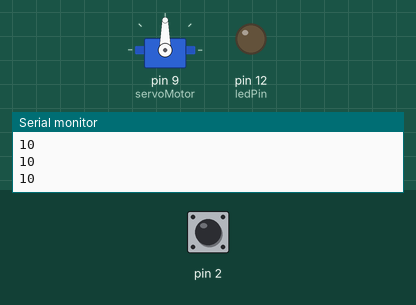
The sketch below on a simulated Arduino Uno, built with avr-gcc and run on an emulated ATmega328P. On the bench: servo, output pins drawn as LEDs (lit = HIGH), the last lines printed to the serial monitor. Dashed ring = blinking. The inputs (shaded band) are chosen by the test bench; at power-on: pin 2 HIGH.

Above: at 1.2 s.
1.3 s: pin 2 pulled LOW for 0.15 s
At 1.8 s:
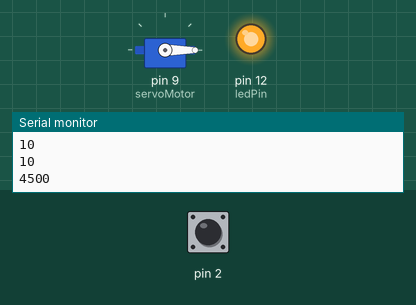
4.4 s: pin 2 pulled LOW for 1 s
At 6.2 s:
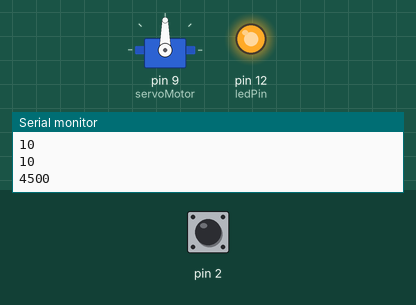
7.9 s: pin 2 pulled LOW for 3.2 s
At 8.7 s:
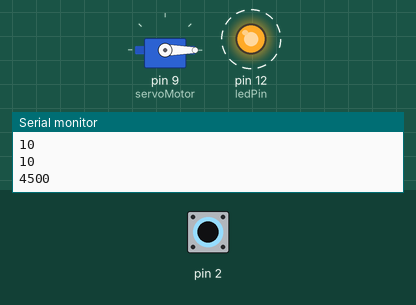
Timing chart, 0 to 13.4 s (numbered marks = the images above; inputs shaded):
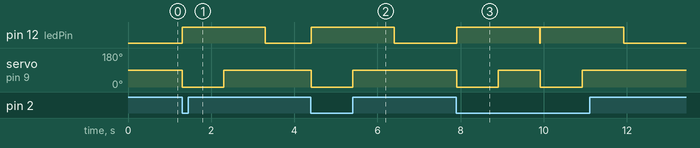

The sketch:

capacitivesensorsketch_feb26c.ino
```cpp
#include <CapacitiveSensor.h>
#include <Servo.h>

CapacitiveSensor capSensor = CapacitiveSensor(4, 2);
Servo servoMotor;
int threshold = 2000;
const int ledPin = 12;

void setup() {
  Serial.begin(9600);
  pinMode(ledPin, OUTPUT);
  servoMotor.attach(9); // Attach the servo motor to pin 9
}

void loop() {
  long sensorValue = capSensor.capacitiveSensor(30);
  Serial.println(sensorValue);

  if (sensorValue > threshold) {
    digitalWrite(ledPin, HIGH);
    servoMotor.write(0); // Rotate servo to 0 degrees
    delay(1000); // Adjust delay according to your servo's speed and desired rotation
    servoMotor.write(90); // Rotate servo to 90 degrees
    delay(1000); // Adjust delay according to your servo's speed and desired rotation
    digitalWrite(ledPin, LOW);
  }

  delay(10);
}
```

Measured:
- after the input at 1.3 s, pin 12 (ledPin): LOW → HIGH at once, → LOW 2.0 s later; servo on pin 9 (servoMotor): 90° → 0° at once, → 90° 1.0 s later
- after the input at 4.4 s, pin 12 (ledPin): LOW → HIGH at once, → LOW 2.0 s later; servo on pin 9 (servoMotor): 90° → 0° at once, → 90° 1.0 s later
- after the input at 7.9 s, pin 12 (ledPin): alternates HIGH for 2.0 s and LOW for 0.01 s, 4 changes in all, then stays LOW, starting at once; servo on pin 9 (servoMotor): alternates 90° for 1.0 s and 0° for 1.0 s, 4 changes in all, then stays 90°, starting at once
